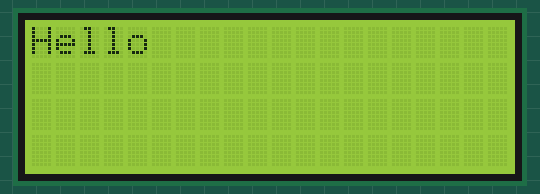
The sketch below on a simulated ESP32. Parts: 20×4 character LCD.

Above: at 0.1 s.
At 1.1 s:
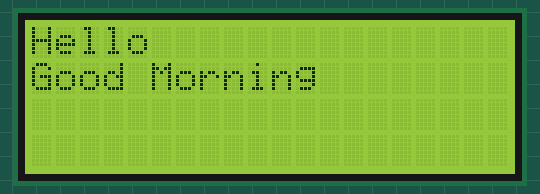
At 2.1 s:
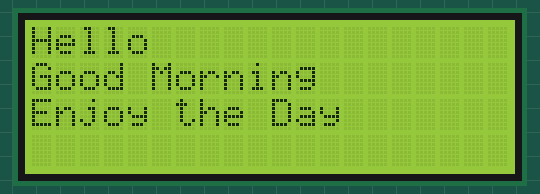
At 3.1 s:
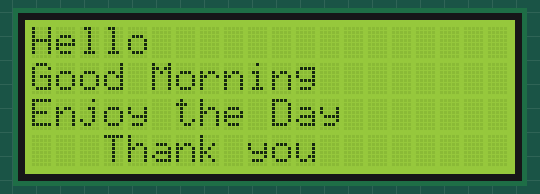

The sketch:

LCD2004ESP32.ino
```cpp
#include <LiquidCrystal.h>
LiquidCrystal lcd(5, 17, 4, 0, 2, 15);

void setup() {
  lcd.begin(20, 4);
}
void loop() {
  lcd.clear();
  lcd.setCursor(0, 0);
  lcd.print("Hello");
  delay(1000);
  lcd.setCursor(0, 1);
  lcd.print("Good Morning");
  delay(1000);
  lcd.setCursor(0, 2);
  lcd.print("Enjoy the Day");
  delay(1000);
  lcd.setCursor(3, 3);
  lcd.print("Thank you");
  delay(1000);
}
```

Measured:
- by itself, everything shown: repeats every 4.0 s, in 4 steps
- what the display in image 1 shows lasts 1.0 s, from 1.1 s to 2.1 s
